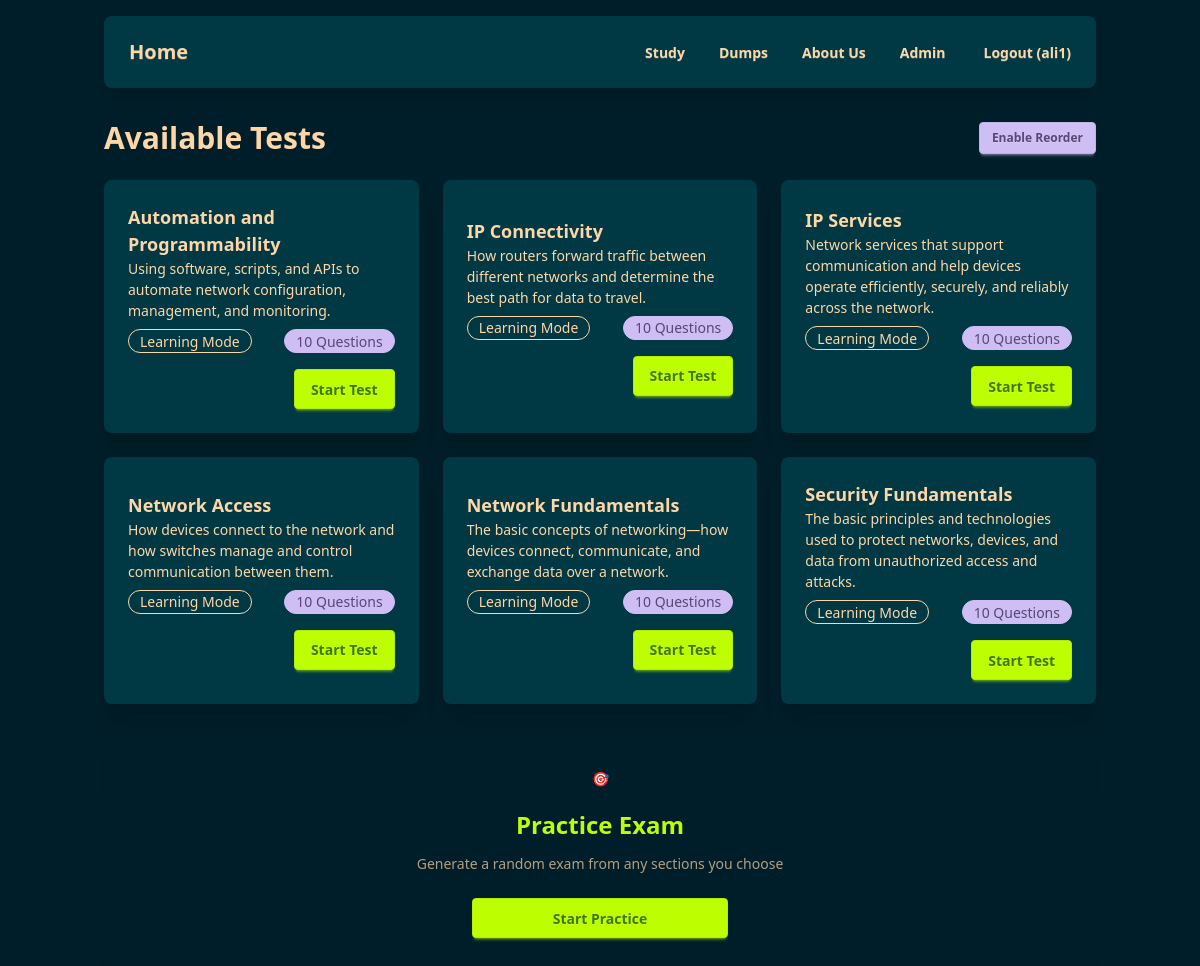
/quiz/tests/ (signed in), run on the app's committed database.
### quiz/models.py (models this page shows, shortened)
class Test(models.Model):
    name = models.CharField(max_length=255)
    description = models.TextField(blank=True)
    test_type = models.CharField(max_length=10, choices=TEST_TYPES, default="learning")
    position = models.PositiveIntegerField(
        default=0, help_text="Display order of the test"
    )
    class Meta:
        ordering = ["position", "name"]

### quiz/views.py (the view)
# urls.py: path('tests/', test_list, name='test_list'),
@login_required
def test_list(request):
    tests = Test.objects.annotate(question_count=Count("questions")).order_by(
        "position", "name"
    )
    return render(request, "quiz/test_list.html", {"tests": tests})

### quiz/templates/quiz/test_list.html (shortened to what this page needs)
{% extends 'quiz/base.html' %}
{% block content %}
<div class="flex justify-between items-center mb-6">
    <h2 class="text-3xl font-bold">Available Tests</h2>
    {% if user.is_staff %}
        <button id="toggleReorder" class="btn btn-secondary btn-sm">
            <span id="reorderText">Enable Reorder</span>
        </button>
    {% endif %}
</div>
<div id="testsContainer" class="grid grid-cols-1 md:grid-cols-2 lg:grid-cols-3 gap-6">
    {% for test in tests %}
    <div class="test-card card bg-neutral shadow-xl transition-all duration-300 ease-in-out hover:shadow-2xl hover:-translate-y-1 relative" data-test-id="{{ test.id }}">
        <div class="card-body flex flex-row items-center justify-between">
            <div>
                <h3 class="card-title">{{ test.name }}</h3>
                <p>{{ test.description }}</p>
                <div class="flex justify-between items-center mt-2 mb-4">
                    <div class="badge badge-outline">{{ test.get_test_type_display }}</div>
                    {% if test.question_count is not None %}
                        <div class="badge badge-secondary">{{ test.question_count }} Questions</div>
                    {% else %}
                        <div class="badge badge-secondary">0 Questions</div>
                    {% endif %}
                </div>
                <div class="card-actions justify-end">
                    <a href="{% url 'start_test' test.id %}" class="btn btn-primary start-test-btn">Start Test</a>
                </div>
            </div>
        </div>
    </div>
    {% empty %}
    <p>No tests available yet.</p>
    {% endfor %}
</div>
<div class="mt-8">
    <a href="{% url 'practice_exam' %}" class="card bg-gradient-to-r from-primary/20 to-secondary/20 border-2 border-primary/40 shadow-xl hover:shadow-2xl hover:-translate-y-1 transition-all duration-300 block">
        <div class="card-body text-center py-8">
            <div class="text-4xl mb-3">🎯</div>
            <h3 class="text-2xl font-bold text-primary">Practice Exam</h3>
            <p class="text-base-content/70 mt-1">Generate a random exam from any sections you choose</p>
            <div class="mt-4">
                <span class="btn btn-primary btn-wide">Start Practice</span>
            </div>
        </div>
    </a>
</div>
{% endblock %}

### quiz/templates/quiz/navbar.html (shortened to what this page needs)
{% load static %}
<div class="navbar bg-neutral text-neutral-content rounded-box shadow-lg mb-8">
  <div class="navbar-start">
    <a href="{% url 'landing_page' %}" class="btn btn-ghost normal-case text-xl">Home</a>
  </div>
  <div class="navbar-end">
    <ul class="menu menu-horizontal px-1 hidden md:flex text-neutral-content">
      <li><a href="{% url 'study' %}" class="btn btn-ghost">Study</a></li>
            <li><a href="{% url 'test_list' %}" class="btn btn-ghost">Dumps</a></li>
      <li><a href="{% url 'about' %}" class="btn btn-ghost">About Us</a></li>
      {% if user.is_authenticated and user.is_staff %}<li class="dropdown"><div tabindex="0" role="button" class="btn btn-ghost">Admin</div></li>{% endif %}
    </ul>
    <div class="hidden md:flex">
      {% if user.is_authenticated %}<form action="{% url 'logout' %}" method="post" class="inline-block">{% csrf_token %}<button type="submit" class="btn btn-ghost">Logout ({{ user.username }})</button></form>{% else %}<a href="{% url 'login' %}" class="btn btn-primary">Login</a><a href="{% url 'signup' %}" class="btn btn-primary ml-2">Sign Up</a>{% endif %}
    </div>
  </div>
</div>

### data on the page
Test: name "Automation and Programmability", description "Using software, scripts, and APIs to automate network configuration, management, and monitoring.", test_type "Learning Mode", question_count "10"
Test: name "IP Connectivity", description "How routers forward traffic between different networks and determine the best path for data to travel.", test_type "Learning Mode", question_count "10"
Test: name "IP Services", description "Network services that support communication and help devices operate efficiently, securely, and reliably across the network.", test_type "Learning Mode", question_count "10"
Test: name "Network Access", description "How devices connect to the network and how switches manage and control communication between them.", test_type "Learning Mode", question_count "10"
Test: name "Network Fundamentals", description "The basic concepts of networking—how devices connect, communicate, and exchange data over a network.", test_type "Learning Mode", question_count "10"
Test: name "Security Fundamentals", description "The basic principles and technologies used to protect networks, devices, and data from unauthorized access and attacks.", test_type "Learning Mode", question_count "10"

### other printed values
{{ user.username }} "ali1"
